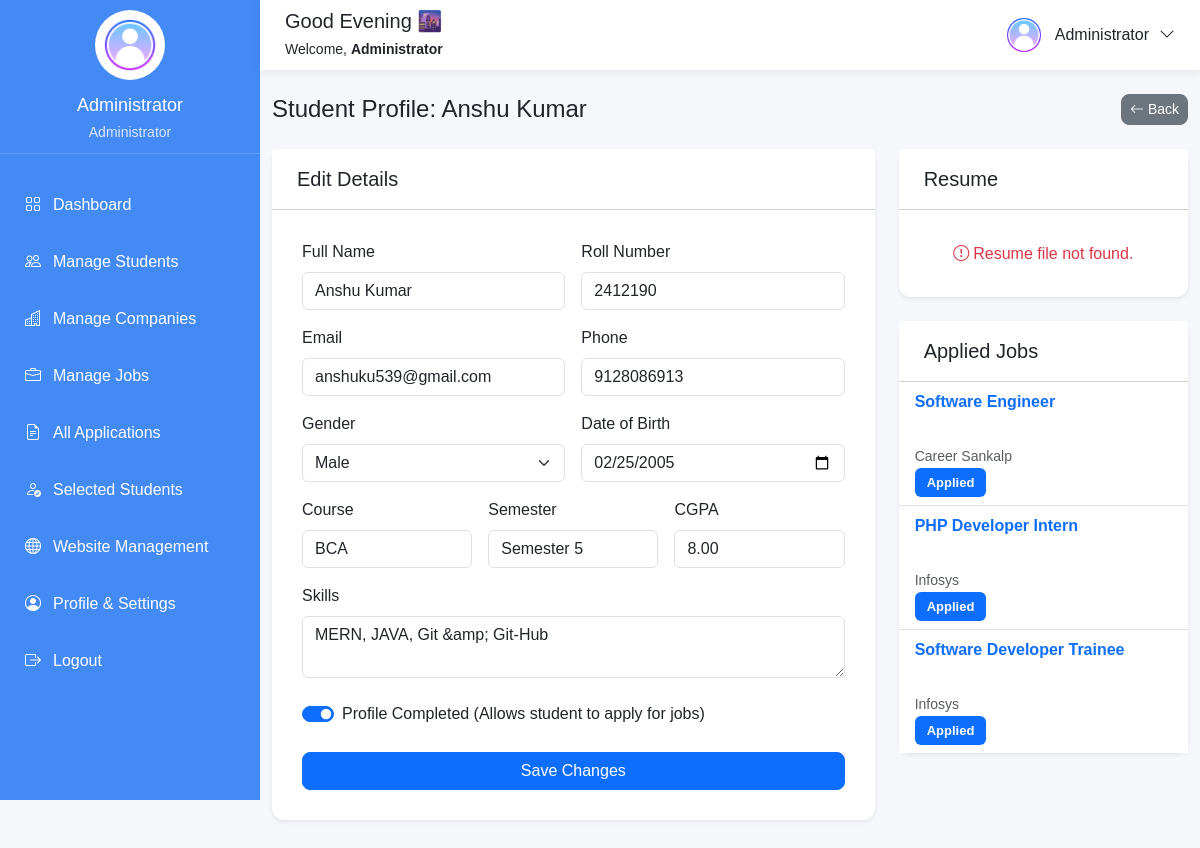
The app's page /admin/view-student.php?id=1 (signed in) with its own data.
### tables this page shows
CREATE TABLE `students` (
  `id` int(11) NOT NULL,
  `registration_id` varchar(20) DEFAULT NULL,
  `roll_no` varchar(30) NOT NULL,
  `name` varchar(100) NOT NULL,
  `email` varchar(100) NOT NULL,
  `phone` varchar(15) DEFAULT NULL,
  `gender` enum('Male','Female','Other') DEFAULT NULL,
  `dob` date DEFAULT NULL,
  `course` varchar(50) DEFAULT NULL,
  `semester` varchar(20) DEFAULT NULL,
  `cgpa` decimal(3,2) DEFAULT NULL,
  `skills` text DEFAULT NULL,
  `resume` varchar(255) DEFAULT NULL,
  `profile_photo` varchar(255) DEFAULT NULL,
  `password` varchar(255) NOT NULL,
  `profile_completed` tinyint(1) DEFAULT 0,
  `created_at` timestamp NOT NULL DEFAULT current_timestamp()
);

CREATE TABLE `applications` (
  `id` int(11) NOT NULL,
  `job_id` int(11) NOT NULL,
  `student_id` int(11) NOT NULL,
  `status` enum('Applied','Shortlisted','Rejected','Selected') DEFAULT 'Applied',
  `applied_at` timestamp NOT NULL DEFAULT current_timestamp()
);

CREATE TABLE `jobs` (
  `id` int(11) NOT NULL,
  `company_id` int(11) NOT NULL,
  `title` varchar(150) NOT NULL,
  `location` varchar(100) DEFAULT NULL,
  `package` varchar(50) DEFAULT NULL,
  `vacancies` int(11) DEFAULT NULL,
  `eligibility` text DEFAULT NULL,
  `description` text DEFAULT NULL,
  `last_date` date DEFAULT NULL,
  `status` enum('Open','Closed') DEFAULT 'Open',
  `created_at` timestamp NOT NULL DEFAULT current_timestamp()
);

CREATE TABLE `companies` (
  `id` int(11) NOT NULL,
  `company_code` varchar(20) DEFAULT NULL,
  `company_name` varchar(150) NOT NULL,
  `hr_name` varchar(100) DEFAULT NULL,
  `email` varchar(100) DEFAULT NULL,
  `phone` varchar(15) DEFAULT NULL,
  `address` text DEFAULT NULL,
  `website` varchar(255) DEFAULT NULL,
  `logo` varchar(255) DEFAULT NULL,
  `password` varchar(255) NOT NULL,
  `status` enum('Pending','Approved','Rejected') DEFAULT 'Pending',
  `created_at` timestamp NOT NULL DEFAULT current_timestamp()
);

### admin/view-student.php (the view, shortened to what this page needs)
<?php
include 'includes/admin-header.php';
include 'includes/admin-sidebar.php';
$id = (int)$_GET['id'];
$student_query = mysqli_query($conn, "SELECT * FROM students WHERE id='$id'");
$student = mysqli_fetch_assoc($student_query);
?>
<div class="main-content">
    <?php include 'includes/admin-topbar.php'; ?>
    <div class="container-fluid py-4">
        <div class="d-flex justify-content-between align-items-center mb-4">
            <h4 class="mb-0">Student Profile: <?php echo htmlspecialchars($student['name']); ?></h4>
            <a href="students.php" class="btn btn-secondary btn-sm"><i class="bi bi-arrow-left"></i> Back</a>
        </div>
        <div class="row">
            <div class="col-lg-8 mb-4">
                <div class="card shadow-sm border-0">
                    <div class="card-header bg-white">
                        <h5 class="mb-0">Edit Details</h5>
                    </div>
                    <div class="card-body">
                        <form method="POST">
                            <div class="row g-3">
                                <div class="col-md-6">
                                    <label class="form-label">Full Name</label>
                                    <input type="text" name="name" class="form-control" value="<?php echo htmlspecialchars($student['name']); ?>" required>
                                </div>
                                <div class="col-md-6">
                                    <label class="form-label">Roll Number</label>
                                    <input type="text" name="roll_no" class="form-control" value="<?php echo htmlspecialchars($student['roll_no']); ?>" required>
                                </div>
                                <div class="col-md-6">
                                    <label class="form-label">Email</label>
                                    <input type="email" name="email" class="form-control" value="<?php echo htmlspecialchars($student['email']); ?>" required>
                                </div>
                                <div class="col-md-6">
                                    <label class="form-label">Phone</label>
                                    <input type="text" name="phone" class="form-control" value="<?php echo htmlspecialchars($student['phone']); ?>">
                                </div>
                                <div class="col-md-6">
                                    <label class="form-label">Gender</label>
                                    <select name="gender" class="form-select">
                                        <option value="Male" <?php echo ($student['gender'] == 'Male') ? 'selected' : ''; ?>>Male</option>
                                    </select>
                                </div>
                                <div class="col-md-6">
                                    <label class="form-label">Date of Birth</label>
                                    <input type="date" name="dob" class="form-control" value="<?php echo htmlspecialchars($student['dob']); ?>">
                                </div>
                                <div class="col-md-4">
                                    <label class="form-label">Course</label>
                                    <input type="text" name="course" class="form-control" value="<?php echo htmlspecialchars($student['course']); ?>">
                                </div>
                                <div class="col-md-4">
                                    <label class="form-label">Semester</label>
                                    <input type="text" name="semester" class="form-control" value="<?php echo htmlspecialchars($student['semester']); ?>">
                                </div>
                                <div class="col-md-4">
                                    <label class="form-label">CGPA</label>
                                    <input type="number" step="0.01" name="cgpa" class="form-control" value="<?php echo htmlspecialchars($student['cgpa']); ?>">
                                </div>
                                <div class="col-12">
                                    <label class="form-label">Skills</label>
                                    <textarea name="skills" class="form-control" rows="2"><?php echo htmlspecialchars($student['skills']); ?></textarea>
                                </div>
                                <div class="col-12 mt-4">
                                    <div class="form-check form-switch">
                                        <input class="form-check-input" type="checkbox" name="profile_completed" id="profileComplete" <?php echo ($student['profile_completed'] == 1) ? 'checked' : ''; ?>>
                                        <label class="form-check-label" for="profileComplete">Profile Completed (Allows student to apply for jobs)</label>
                                    </div>
                                </div>
                                <div class="col-12 mt-4">
                                    <button type="submit" name="update_student" class="btn btn-primary w-100">Save Changes</button>
                                </div>
                            </div>
                        </form>
                    </div>
                </div>
            </div>
            <div class="col-lg-4 mb-4">
                <div class="card shadow-sm border-0 mb-4">
                    <div class="card-header bg-white">
                        <h5 class="mb-0">Resume</h5>
                    </div>
                    <div class="card-body text-center">
                        <?php
                        $resumeFolder = '../assets/uploads/students/';
                        $resumeFileName = !empty($student['resume']) ? trim($student['resume']) : '';
                        $resumePath = $resumeFolder . $resumeFileName;
                        $resumeUrl = $resumeFolder . rawurlencode($resumeFileName);
                        $resumeExists = !empty($resumeFileName) && (file_exists($resumePath) || file_exists(__DIR__ . '/' . $resumePath));
                        ?>
                        <?php if ($resumeExists) { ?>
                            <div class="d-flex flex-wrap justify-content-center gap-2">
                                <a href="<?php echo htmlspecialchars($resumeUrl); ?>" target="_blank" class="btn btn-outline-primary">
                                    <i class="bi bi-eye"></i> View Resume
                                </a>
                                <a href="<?php echo htmlspecialchars($resumeUrl); ?>" download class="btn btn-success">
                                    <i class="bi bi-download"></i> Download Resume
                                </a>
                            </div>
                        <?php } elseif (!empty($resumeFileName)) { ?>
                            <p class="text-danger mb-0"><i class="bi bi-exclamation-circle me-1"></i>Resume file not found.</p>
                        <?php } else { ?>
                            <p class="text-muted mb-0">No resume uploaded.</p>
                        <?php } ?>
                    </div>
                </div>
                <div class="card shadow-sm border-0">
                    <div class="card-header bg-white">
                        <h5 class="mb-0">Applied Jobs</h5>
                    </div>
                    <div class="card-body p-0">
                        <ul class="list-group list-group-flush">
                            <?php
                            $apps = mysqli_query($conn, "
                                SELECT jobs.title, companies.company_name, applications.status
                                FROM applications
                                INNER JOIN jobs ON applications.job_id = jobs.id
                                INNER JOIN companies ON jobs.company_id = companies.id
                                WHERE applications.student_id='$id'
                                ORDER BY applications.applied_at DESC
                            ");
                            if (mysqli_num_rows($apps) > 0) {
                                while ($app = mysqli_fetch_assoc($apps)) {
                            ?>
                                    <li class="list-group-item">
                                        <strong><?php echo htmlspecialchars($app['title']); ?></strong><br>
                                        <small class="text-muted"><?php echo htmlspecialchars($app['company_name']); ?></small><br>
                                        <?php
                                            if ($app['status'] == "Applied") echo '<span class="badge bg-primary">Applied</span>';
                                            elseif ($app['status'] == "Shortlisted") echo '<span class="badge bg-warning text-dark">Shortlisted</span>';
                                            elseif ($app['status'] == "Selected") echo '<span class="badge bg-success">Selected</span>';
                                            else echo '<span class="badge bg-danger">Rejected</span>';
                                        ?>
                                    </li>
                            <?php
                                }
                            } else {
                                echo '<li class="list-group-item text-center text-muted">No applications yet.</li>';
                            }
                            ?>
                        </ul>
                    </div>
                </div>
            </div>
        </div>
    </div>
</div>
<?php include 'includes/admin-footer.php'; ?>

### admin/includes/admin-sidebar.php (shortened to what this page needs)
<div class="sidebar d-none d-lg-block">
    <div class="sidebar-profile">
        <?php if (!empty($admin['profile_image']) && file_exists('../uploads/' . $admin['profile_image'])) { ?>
            <img src="../uploads/<?php echo $admin['profile_image']; ?>" alt="Admin" style="object-fit: cover;">
        <?php } else { ?>
            <img src="../assets/images/default-user.png" alt="Admin" style="object-fit: cover;">
        <?php } ?>
        <h5><?php echo htmlspecialchars($admin['name']); ?></h5>
        <p>Administrator</p>
    </div>
    <?php include 'admin-menu.php'; ?>
</div>
        <?php include 'admin-menu.php'; ?>

### admin/includes/admin-topbar.php (shortened to what this page needs)
<div class="topbar">
    <div class="d-flex align-items-center">
        <div>
            <h5 class="mb-1">
                <?php
                $hour = date("H");
                if ($hour >= 5 && $hour < 12) {
                    echo "Good Morning 👋";
                } elseif ($hour >= 12 && $hour < 17) {
                    echo "Good Afternoon ☀️";
                } else {
                    echo "Good Evening 🌆";
                }
                ?>
            </h5>
            <small>
                Welcome, <strong><?php echo htmlspecialchars($admin['name']); ?></strong>
            </small>
        </div>
    </div>
    <div class="dropdown">
        <a href="#" class="profile-dropdown dropdown-toggle" role="button" id="adminProfileDropdown" data-bs-toggle="dropdown" aria-expanded="false">
            <?php if (!empty($admin['profile_image']) && file_exists('../uploads/' . $admin['profile_image'])) { ?>
                <img src="../uploads/<?php echo $admin['profile_image']; ?>" style="object-fit: cover;">
            <?php } else { ?>
                <img src="../assets/images/default-user.png" style="object-fit: cover;">
            <?php } ?>
            <span><?php echo htmlspecialchars($admin['name']); ?></span>
            <i class="bi bi-chevron-down"></i>
        </a>
    </div>
</div>

### assets/css/dashboard.css (style rules this page uses)
* { margin: 0; padding: 0; box-sizing: border-box; }
body { background: #f5f7fb; font-family: Arial, Helvetica, sans-serif; }
.main-content { margin-left: 260px; }
.card { border-radius: 12px; }
.card-header { padding: 18px 25px; }
.card-body { padding: 30px; }
.btn { border-radius: 8px; }
.sidebar { position: fixed; top: 0; left: 0; width: 260px; height: 100vh; background: #438af5; overflow-y: auto; }
.sidebar-profile { text-align: center; padding: 10px 5px; border-bottom: 1px solid rgba(255, 255, 255, .15); }
.sidebar-profile img { width: 70px; height: 70px; border-radius: 50%; object-fit: cover; border: 4px solid rgba(255, 255, 255, .30); margin-bottom: 15px; background: #fff; }
.sidebar-profile h5 { color: #fff; margin-bottom: 5px; font-size: 18px; }
.sidebar-profile p { color: rgba(255, 255, 255, .80); margin: 0; font-size: 14px; }
.topbar { position: sticky; top: 0; z-index: 999; height: 70px; background: #fff; display: flex; justify-content: space-between; align-items: center; padding: 0 25px; box-shadow: 0 2px 10px rgba(0, 0, 0, .08); }
.topbar>div:first-child { display: flex; align-items: center; }
.topbar>div:last-child { margin-left: auto; }
.profile-dropdown { display: flex; align-items: center; gap: 10px; text-decoration: none; color: #212529; cursor: pointer; }
.profile-dropdown::after { display: none !important; }
.profile-dropdown img { width: 42px; height: 42px; border-radius: 50%; object-fit: cover; }
.card p { margin-bottom: 10px; }
.card .btn { margin-right: 10px; }
.card-body strong { display: block; margin-bottom: 6px; color: #0d6efd; }
.card-body p { margin-bottom: 20px; color: #555; line-height: 1.7; }
.badge { padding: 8px 12px; font-size: 13px; }

### records on screen
students: name "Anshu Kumar", roll_no "2412190", email "anshuku539@gmail.com", phone "9128086913", gender "Male", dob "02/25/2005", course "BCA", semester "Semester 5", cgpa "8.00", skills "MERN, JAVA, Git &amp; Git-Hub", profile_completed "☑"
applications: job.title "Software Engineer", companies.company_name "Career Sankalp", status "Applied"
applications: job.title "PHP Developer Intern", companies.company_name "Infosys", status "Applied"
applications: job.title "Software Developer Trainee", companies.company_name "Infosys", status "Applied"

### other values on screen
$admin['name'] "Administrator"
